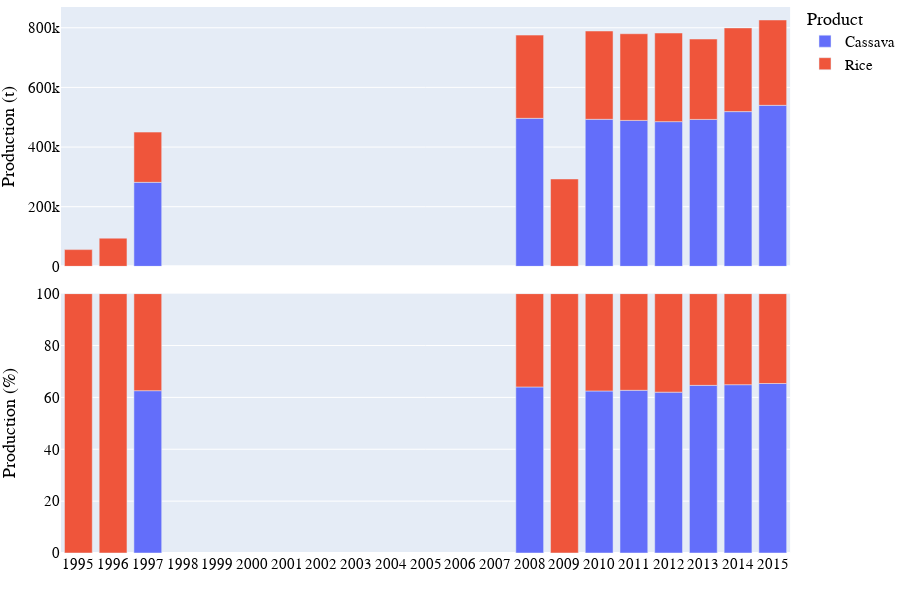

Here is the notebook cell this chart was saved with:
### Markdown cell above
# Visualization of production data

### Code cell
# Bar chart of national crop production
country_iso, country_name = 'LR', 'Liberia'
df = pd.read_csv('../data/crop/adm_crop_production_%s.csv' % country_iso, index_col=0)
df['year'] = df['harvest_year']
year = [df['year'].min(), df['year'].max()]
product_order = ['Cassava', 'Rice']
for season_name in ['Main']:
    footnote = 'National crop production in %s - %s' % (country_name, season_name)
    fn_save = '../figures/%s_bar_natgrainprod_%s.png' % (country_iso, season_name)
    sub = df[df['season_name'] == season_name]
    fig = PlotBarProduction(sub, year, product_order, footnote)#, fn_save)
    fig.show()

### Figure 1 — Plotly figure (JSON) as saved in the notebook; plotly's stock layout.template omitted (floating-point values rounded to 4 significant figures)
{"data": [{"alignmentgroup": "True", "hovertemplate": "product=Cassava<br>season_name=Main<br>type=orig_unit<br>year=%{x}<br>value=%{y}<extra></extra>", "legendgroup": "Cassava", "marker": {"color": "#636efa", "pattern": {"shape": ""}}, "name": "Cassava", "offsetgroup": "Cassava", "orientation": "v", "showlegend": true, "textposition": "auto", "type": "bar", "x": [1997, 2008, 2010, 2011, 2012, 2013, 2014, 2015], "xaxis": "x2", "y": [281710, 496290, 493000, 489270, 485190, 492620, 518830, 539880], "yaxis": "y2"}, {"alignmentgroup": "True", "hovertemplate": "product=Cassava<br>season_name=Main<br>type=percent<br>year=%{x}<br>value=%{y}<extra></extra>", "legendgroup": "Cassava", "marker": {"color": "#636efa", "pattern": {"shape": ""}}, "name": "Cassava", "offsetgroup": "Cassava", "orientation": "v", "showlegend": false, "textposition": "auto", "type": "bar", "x": [1997, 2008, 2010, 2011, 2012, 2013, 2014, 2015], "xaxis": "x", "y": [62.59, 64.01, 62.48, 62.73, 62.01, 64.63, 64.9, 65.35], "yaxis": "y"}, {"alignmentgroup": "True", "hovertemplate": "product=Rice<br>season_name=Main<br>type=orig_unit<br>year=%{x}<br>value=%{y}<extra></extra>", "legendgroup": "Rice", "marker": {"color": "#EF553B", "pattern": {"shape": ""}}, "name": "Rice", "offsetgroup": "Rice", "orientation": "v", "showlegend": true, "textposition": "auto", "type": "bar", "x": [1995, 1996, 1997, 2008, 2009, 2010, 2011, 2012, 2013, 2014, 2015], "xaxis": "x2", "y": [56100, 94500, 168390, 279000, 293000, 296090, 290650, 297190, 269550, 280600, 286200], "yaxis": "y2"}, {"alignmentgroup": "True", "hovertemplate": "product=Rice<br>season_name=Main<br>type=percent<br>year=%{x}<br>value=%{y}<extra></extra>", "legendgroup": "Rice", "marker": {"color": "#EF553B", "pattern": {"shape": ""}}, "name": "Rice", "offsetgroup": "Rice", "orientation": "v", "showlegend": false, "textposition": "auto", "type": "bar", "x": [1995, 1996, 1997, 2008, 2009, 2010, 2011, 2012, 2013, 2014, 2015], "xaxis": "x", "y": [100, 100, 37.41, 35.99, 100, 37.52, 37.27, 37.99, 35.37, 35.1, 34.65], "yaxis": "y"}], "layout": {"annotations": [{"showarrow": false, "text": "", "textangle": 90, "x": 0.98, "xanchor": "left", "xref": "paper", "y": 0.2375, "yanchor": "middle", "yref": "paper"}, {"showarrow": false, "text": "", "textangle": 90, "x": 0.98, "xanchor": "left", "xref": "paper", "y": 0.7625, "yanchor": "middle", "yref": "paper"}, {"align": "left", "font": {"color": "dimgrey", "family": "arial", "size": 15}, "showarrow": false, "text": "National crop production in Liberia - Main", "x": 0, "xref": "paper", "y": -0.13, "yref": "paper"}], "barmode": "relative", "font": {"color": "black", "family": "arial", "size": 15}, "height": 600, "legend": {"title": {"text": "Product"}, "tracegroupgap": 0, "x": 1, "y": 1.01}, "margin": {"b": 0, "l": 0, "r": 0, "t": 0}, "width": 900, "xaxis": {"anchor": "y", "domain": [0, 0.98], "dtick": 1, "range": [1994.0, 2016.0], "title": {"text": ""}, "type": "linear"}, "xaxis2": {"anchor": "y2", "domain": [0, 0.98], "matches": "x", "showticklabels": false, "type": "linear"}, "yaxis": {"anchor": "x", "domain": [0, 0.475], "range": [0, 100], "title": {"text": "Production (%)"}, "type": "linear"}, "yaxis2": {"anchor": "x2", "autorange": true, "domain": [0.525, 1], "range": [0, 869600.0], "title": {"text": "Production (t)"}, "type": "linear"}}}
